Frame 1 (no input): blank canvas, image omitted
Frame 60 (the mouse pressed at the canvas centre just before this capture): blank canvas, image omitted
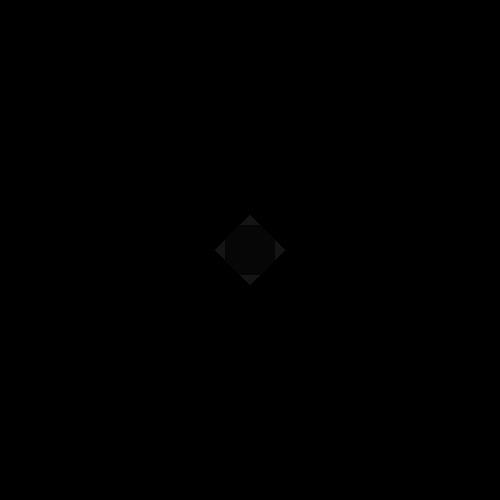
Frame 120 (the mouse held since frame 60 and released just before this capture)

The Processing sketch whose frames 1 and 60 were blank and that drew this single picture after the mouse press (run headless with seeded random() and noise(); from frame 60 on, the mouse is pressed at the canvas centre):

// Processing sketch: pennello5
// ── pennello5.pde
void setup()
{
  size(500,500);
  background(0);
}

void draw()
{
  PVector v = new PVector(mouseX-pmouseX,mouseY-pmouseY);
  float angle = atan2(v.y , v.x);
  System.out.println(angle);
  rectMode(CENTER);
  pushMatrix();
    translate(mouseX,mouseY);
    rotate(angle);
    noStroke();
    fill(255 * ( abs((v.y+v.x))/ (0.01*width) ) ,20);
    rect(0,0,50,50);
    
  popMatrix();
}
